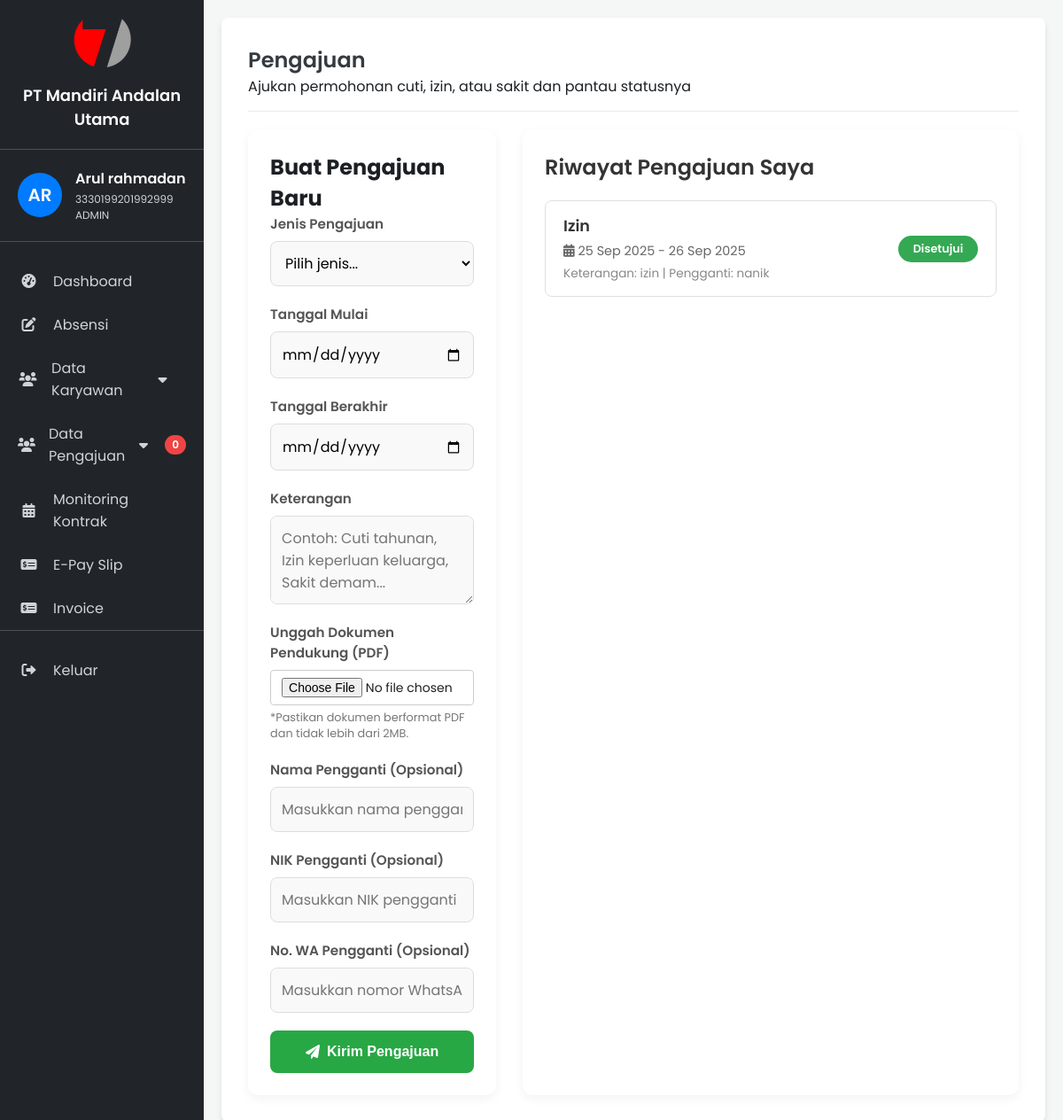
The page /admin/pengajuan/pengajuan.php (signed in) on the database its author committed.
### tables this page shows
CREATE TABLE `karyawan` (
  `id_karyawan` bigint(20) UNSIGNED NOT NULL,
  `nama_karyawan` varchar(255) DEFAULT NULL,
  `jabatan` varchar(100) DEFAULT NULL,
  `jenis_kelamin` varchar(50) DEFAULT NULL,
  `tempat_lahir` varchar(100) DEFAULT NULL,
  `tanggal_lahir` date DEFAULT NULL,
  `alamat` varchar(255) DEFAULT NULL,
  `alamat_tinggal` varchar(255) DEFAULT NULL,
  `rt_rw` varchar(10) DEFAULT NULL,
  `kelurahan` varchar(100) DEFAULT NULL,
  `kecamatan` varchar(100) DEFAULT NULL,
  `kota_kabupaten` varchar(100) DEFAULT NULL,
  `nik_ktp` varchar(20) DEFAULT NULL,
  `pendidikan_terakhir` varchar(100) DEFAULT NULL,
  `no_hp` varchar(20) DEFAULT NULL,
  `alamat_email` varchar(255) DEFAULT NULL,
  `no_kk` varchar(20) DEFAULT NULL,
  `nama_ayah` varchar(100) DEFAULT NULL,
  `nama_ibu` varchar(100) DEFAULT NULL,
  `nik_karyawan` varchar(50) DEFAULT NULL,
  `nip` varchar(50) DEFAULT NULL,
  `penempatan` varchar(100) DEFAULT NULL,
  `nama_user` varchar(100) DEFAULT NULL,
  `kota` varchar(100) DEFAULT NULL,
  `area` varchar(100) DEFAULT NULL,
  `nomor_kontrak` varchar(100) DEFAULT NULL,
  `tanggal_pembuatan_pks` date DEFAULT NULL,
  `nomor_surat_tugas` varchar(100) DEFAULT NULL,
  `masa_penugasan` varchar(100) DEFAULT NULL,
  `tgl_aktif_masuk` date DEFAULT NULL,
  `join_date` date DEFAULT NULL,
  `end_date` date DEFAULT NULL,
  `end_date_pks` date DEFAULT NULL,
  `end_of_contract` date DEFAULT NULL,
  `status_karyawan` varchar(50) DEFAULT NULL,
  `status` varchar(50) DEFAULT NULL,
  `tgl_resign` date DEFAULT NULL,
  `cabang` varchar(100) DEFAULT NULL,
  `job` varchar(100) DEFAULT NULL,
  `channel` varchar(100) DEFAULT NULL,
  `tgl_rmu` date DEFAULT NULL,
  `nomor_rekening` varchar(50) DEFAULT NULL,
  `nama_bank` varchar(50) DEFAULT NULL,
  `gapok` decimal(10,2) DEFAULT NULL,
  `umk_ump` decimal(10,2) DEFAULT NULL,
  `tanggal_pernyataan` date DEFAULT NULL,
  `npwp` varchar(50) DEFAULT NULL,
  `status_pajak` varchar(50) DEFAULT NULL,
  `recruitment_officer` varchar(100) DEFAULT NULL,
  `team_leader` varchar(100) DEFAULT NULL,
  `recruiter` varchar(100) DEFAULT NULL,
  `tl` varchar(100) DEFAULT NULL,
  `manager` varchar(100) DEFAULT NULL,
  `nama_sm` varchar(100) DEFAULT NULL,
  `nama_sh` varchar(100) DEFAULT NULL,
  `sales_code` varchar(50) DEFAULT NULL,
  `nomor_reff` varchar(50) DEFAULT NULL,
  `no_bpjamsostek` varchar(50) DEFAULT NULL,
  `no_bpjs_kes` varchar(50) DEFAULT NULL,
  `role` enum('HRD','KARYAWAN','ADMIN') DEFAULT NULL,
  `proyek` enum('ALLO','MOLADIN','NOBU','CIMB','CNAF','BNIF','SMBCI','INTERNAL') DEFAULT NULL,
  `surat_tugas` varchar(255) DEFAULT NULL
);

CREATE TABLE `pengajuan` (
  `id_pengajuan` int(11) NOT NULL,
  `id_karyawan` int(11) DEFAULT NULL,
  `nik_karyawan` varchar(20) DEFAULT NULL,
  `jenis_pengajuan` enum('Cuti','Izin','Sakit') NOT NULL,
  `tanggal_mulai` date NOT NULL,
  `tanggal_berakhir` date NOT NULL,
  `keterangan` text NOT NULL,
  `dokumen_pendukung` varchar(255) DEFAULT NULL,
  `nama_pengganti` varchar(100) DEFAULT NULL,
  `nik_pengganti` varchar(20) DEFAULT NULL,
  `wa_pengganti` varchar(20) DEFAULT NULL,
  `status_pengajuan` enum('Menunggu','Disetujui','Ditolak') NOT NULL DEFAULT 'Menunggu',
  `tanggal_diajukan` datetime NOT NULL DEFAULT current_timestamp(),
  `tanggal_update` datetime NOT NULL DEFAULT current_timestamp() ON UPDATE current_timestamp(),
  `sumber_pengajuan` varchar(255) DEFAULT NULL,
  `nama_pengaju` varchar(255) DEFAULT NULL,
  `email_pengaju` varchar(255) DEFAULT NULL,
  `telepon_pengaju` varchar(255) DEFAULT NULL,
  `nik_pengaju` varchar(255) DEFAULT NULL
);

### admin/config.php (called while the page is built, shortened)
<?php
function e($string) {
    return htmlspecialchars($string, ENT_QUOTES, 'UTF-8');
}
?>

### admin/pengajuan/pengajuan.php (the view, shortened to what this page needs)
<?php
require '../config.php';
$id_karyawan_admin = $_SESSION['id_karyawan'];
$nama_user_admin = $_SESSION['nama'];
$role_user_admin = $_SESSION['role'];
$stmt_admin_info = $conn->prepare("SELECT nik_ktp, jabatan FROM karyawan WHERE id_karyawan = ?");
$stmt_admin_info->bind_param("i", $id_karyawan_admin);
$stmt_admin_info->execute();
$result_admin_info = $stmt_admin_info->get_result();
$admin_info = $result_admin_info->fetch_assoc();
if ($admin_info) {
    $nik_user_admin = $admin_info['nik_ktp'];
} else {
    $nik_user_admin = 'Tidak Ditemukan';
    $jabatan_user_admin = 'Tidak Ditemukan';
}
$sql_history = "SELECT * FROM pengajuan WHERE id_karyawan = ? ORDER BY tanggal_diajukan DESC";
$stmt_history = $conn->prepare($sql_history);
$stmt_history->bind_param("i", $id_karyawan_admin);
$stmt_history->execute();
$result_history = $stmt_history->get_result();
$sql_pending_requests = "SELECT COUNT(*) AS total_pending FROM pengajuan WHERE status_pengajuan = 'Menunggu'";
$result_pending_requests = $conn->query($sql_pending_requests);
$total_pending = $result_pending_requests->fetch_assoc()['total_pending'] ?? 0;
?>
<!DOCTYPE html>
<html lang="id">
<head>
    <link rel="stylesheet" href="../style.css">
    <link rel="stylesheet" href="https://cdnjs.cloudflare.com/ajax/libs/font-awesome/6.0.0-beta3/css/all.min.css">
</head>
<body>
    <div class="container">
        <aside class="sidebar">
            <div>
               <div class="company-brand">
                <img src="../image/manu.png" alt="Logo PT Mandiri Andalan Utama" class="company-logo">
                <p class="company-name">PT Mandiri Andalan Utama</p>
            </div>
            <div class="user-info">
                <div class="user-avatar"><?= e(strtoupper(substr($nama_user_admin, 0, 2))) ?></div>
                <div class="user-details">
                    <p class="user-name"><?= e($nama_user_admin) ?></p>
                    <p class="user-id"><?= e($nik_user_admin) ?></p>
                    <p class="user-role"><?= e($role_user_admin) ?></p>
                </div>
            </div>
            <nav class="sidebar-nav">
                <ul>
                    <li><a href="../dashboard_admin.php"><i class="fas fa-tachometer-alt"></i> Dashboard</a></li>
                    <li><a href="../absensi/absensi.php"><i class="fas fa-edit"></i> Absensi </span></a></li>
                    <li class="dropdown-trigger">
                        <a href="#" class="dropdown-link"><i class="fas fa-users"></i> Data Karyawan <i class="fas fa-caret-down"></i></a>
                    </li>
                    <li class="dropdown-trigger">
                        <a href="#" class="dropdown-link"><i class="fas fa-users"></i> Data Pengajuan <i
                                class="fas fa-caret-down"></i><span class="badge"><?= $total_pending ?></span></a>
                    </li>
                    <li><a href="../monitoring_kontrak/monitoring_kontrak.php"><i class="fas fa-calendar-alt"></i> Monitoring Kontrak</a></li>
                    <li><a href="../payslip/e_payslip_admin.php"><i class="fas fa-money-check-alt"></i> E-Pay Slip</a></li>
                    <li><a href="../invoice/invoice.php"><i class="fas fa-money-check-alt"></i> Invoice</a></li>
                </ul>
            </nav>
            <div class="logout-link">
                <a href="../../logout.php"><i class="fas fa-sign-out-alt"></i> Keluar</a>
            </div>
        </aside>
        <main class="main-content">
            <header class="main-header">
                <h1>Pengajuan</h1>
                <p>Ajukan permohonan cuti, izin, atau sakit dan pantau statusnya</p>
            </header>
            <div class="content-wrapper">
                <div class="section submission-form">
                    <h2>Buat Pengajuan Baru</h2>
                    <form action="<?php echo htmlspecialchars($_SERVER["PHP_SELF"]); ?>" method="POST" enctype="multipart/form-data">
                        <div class="form-group">
                            <label for="submission-type">Jenis Pengajuan</label>
                            <select id="submission-type" name="submission-type" required>
                                <option value="">Pilih jenis...</option>
                            </select>
                        </div>
                        <div class="form-group">
                            <label for="start-date">Tanggal Mulai</label>
                            <input type="date" id="start-date" name="start-date" required>
                        </div>
                        <div class="form-group">
                            <label for="end-date">Tanggal Berakhir</label>
                            <input type="date" id="end-date" name="end-date" required>
                        </div>
                        <div class="form-group">
                            <label for="reason">Keterangan</label>
                            <textarea id="reason" name="reason" placeholder="Contoh: Cuti tahunan, Izin keperluan keluarga, Sakit demam..." required></textarea>
                        </div>
                        <div class="form-group">
                            <label for="surat-file">Unggah Dokumen Pendukung (PDF)</label>
                            <input type="file" id="surat-file" name="surat-file" accept=".pdf" required>
                            <small style="color: #777; font-size: 0.8rem; margin-top: 5px;">*Pastikan dokumen berformat PDF dan tidak lebih dari 2MB.</small>
                        </div>
                        <div class="form-group">
                            <label for="replacement-name">Nama Pengganti (Opsional)</label>
                            <input type="text" id="replacement-name" name="replacement-name" placeholder="Masukkan nama pengganti">
                        </div>
                        <div class="form-group">
                            <label for="replacement-nik">NIK Pengganti (Opsional)</label>
                            <input type="text" id="replacement-nik" name="replacement-nik" placeholder="Masukkan NIK pengganti">
                        </div>
                        <div class="form-group">
                            <label for="replacement-wa">No. WA Pengganti (Opsional)</label>
                            <input type="text" id="replacement-wa" name="replacement-wa" placeholder="Masukkan nomor WhatsApp pengganti">
                        </div>
                        <button type="submit" class="btn-submit">
                            <i class="fas fa-paper-plane"></i> Kirim Pengajuan
                        </button>
                    </form>
                </div>
                <div class="section submission-history">
                    <div class="section-header">
                        <h2>Riwayat Pengajuan Saya</h2>
                    </div>
                    <ul class="history-list">
                        <?php
                        if ($result_history->num_rows > 0) {
                            while ($row = $result_history->fetch_assoc()) {
                                $pengganti_display = "";
                                if (!empty($row['nama_pengganti'])) {
                                    $pengganti_display = " | Pengganti: " . e($row['nama_pengganti']);
                                }
                                $status_class = strtolower($row['status_pengajuan']);
                                switch ($status_class) {
                                    case 'disetujui':
                                        $status_style = 'status-disetujui';
                                        break;
                                }
                                echo '
                                <li class="history-item">
                                    <div class="history-details">
                                        <p class="submission-type">' . e($row['jenis_pengajuan']) . '</p>
                                        <p class="submission-date"><i class="fas fa-calendar-alt"></i> ' . date('d M Y', strtotime($row['tanggal_mulai'])) . ' - ' . date('d M Y', strtotime($row['tanggal_berakhir'])) . '</p>
                                        <p class="submission-note">Keterangan: ' . e($row['keterangan']) . $pengganti_display . '</p>
                                    </div>
                                    <div class="history-status ' . $status_style . '">' . e($row['status_pengajuan']) . '</div>
                                </li>';
                            }
                        } else {
                            echo '<li class="history-empty"><p>Tidak ada riwayat pengajuan.</p></li>';
                        }
                        ?>
                    </ul>
                </div>
            </div>
        </main>
    </div>
</body>
</html>

### admin/style.css (style rules this page uses)
:root { --primary-color: #007bff; --dark-bg: #212529; --darker-bg: #1c2024; --text-color: #f8f9fa; --light-text-color: #ced4da; --active-bg: #343a40; --border-color: #495057; }
* { margin: 0; padding: 0; box-sizing: border-box; }
body { font-family: 'Poppins', sans-serif; background-color: #f4f7f6; color: var(--darker-bg); }
.container { display: flex; height: 100vh; }
.sidebar { width: 280px; background-color: var(--dark-bg); color: var(--text-color); display: flex; flex-direction: column; padding: 20px 0; }
.company-brand { padding: 0 20px 20px; text-align: center; border-bottom: 1px solid var(--border-color); margin-bottom: 20px; }
.company-logo { max-width: 70px; height: auto; margin-bottom: 10px; }
.company-name { font-size: 18px; font-weight: 600; color: var(--text-color); margin: 0; }
.user-info { display: flex; align-items: center; padding: 0 20px 20px; border-bottom: 1px solid var(--border-color); margin-bottom: 20px; }
.user-avatar { width: 50px; height: 50px; background-color: var(--primary-color); border-radius: 50%; display: flex; justify-content: center; align-items: center; font-size: 20px; font-weight: 600; margin-right: 15px; }
.user-details .user-name { font-size: 16px; font-weight: 600; margin-bottom: 2px; }
.user-details .user-id, .user-details .user-role { font-size: 12px; color: var(--light-text-color); margin: 0; }
.sidebar-nav ul { list-style: none; }
.sidebar-nav li a { display: flex; align-items: center; padding: 12px 20px; color: var(--light-text-color); text-decoration: none; transition: background-color 0.2s, color 0.2s; }
.sidebar-nav li a i { width: 25px; text-align: center; margin-right: 15px; }
.logout-link { margin-top: auto; padding: 20px 0; border-top: 1px solid var(--border-color); }
.logout-link a { display: flex; align-items: center; padding: 12px 20px; color: var(--light-text-color); text-decoration: none; transition: background-color 0.2s, color 0.2s; }
.logout-link a i { width: 25px; text-align: center; margin-right: 15px; }
.main-content { flex-grow: 1; padding: 30px; background-color: #fff; border-radius: 8px; box-shadow: 0 4px 6px rgba(0, 0, 0, 0.1); margin: 20px; overflow: auto; }
.main-header { margin-bottom: 20px; padding-bottom: 15px; border-bottom: 1px solid #e9ecef; }
.main-header h1 { font-size: 24px; font-weight: 600; color: #343a40; }
.form-group { display: flex; flex-direction: column; }
.form-group label { font-size: 14px; font-weight: 500; color: #555; margin-bottom: 5px; }
.form-group input, .form-group select, .form-group textarea { padding: 8px 12px; border: 1px solid #ccc; border-radius: 4px; font-family: 'Poppins', sans-serif; font-size: 14px; width: 100%; }

### rows shown on the page
karyawan: nik_ktp "3330199201992999"
pengajuan: jenis_pengajuan "Izin", tanggal_mulai "25 Sep 2025", tanggal_berakhir "26 Sep 2025", keterangan "izin", nama_pengganti "| Pengganti: nanik", status_pengajuan "Disetujui"

### other values the page prints
substr($nama_user_admin, 0, 2) "AR"
$nama_user_admin "Arul rahmadan"
$role_user_admin "ADMIN"
$total_pending "0"
